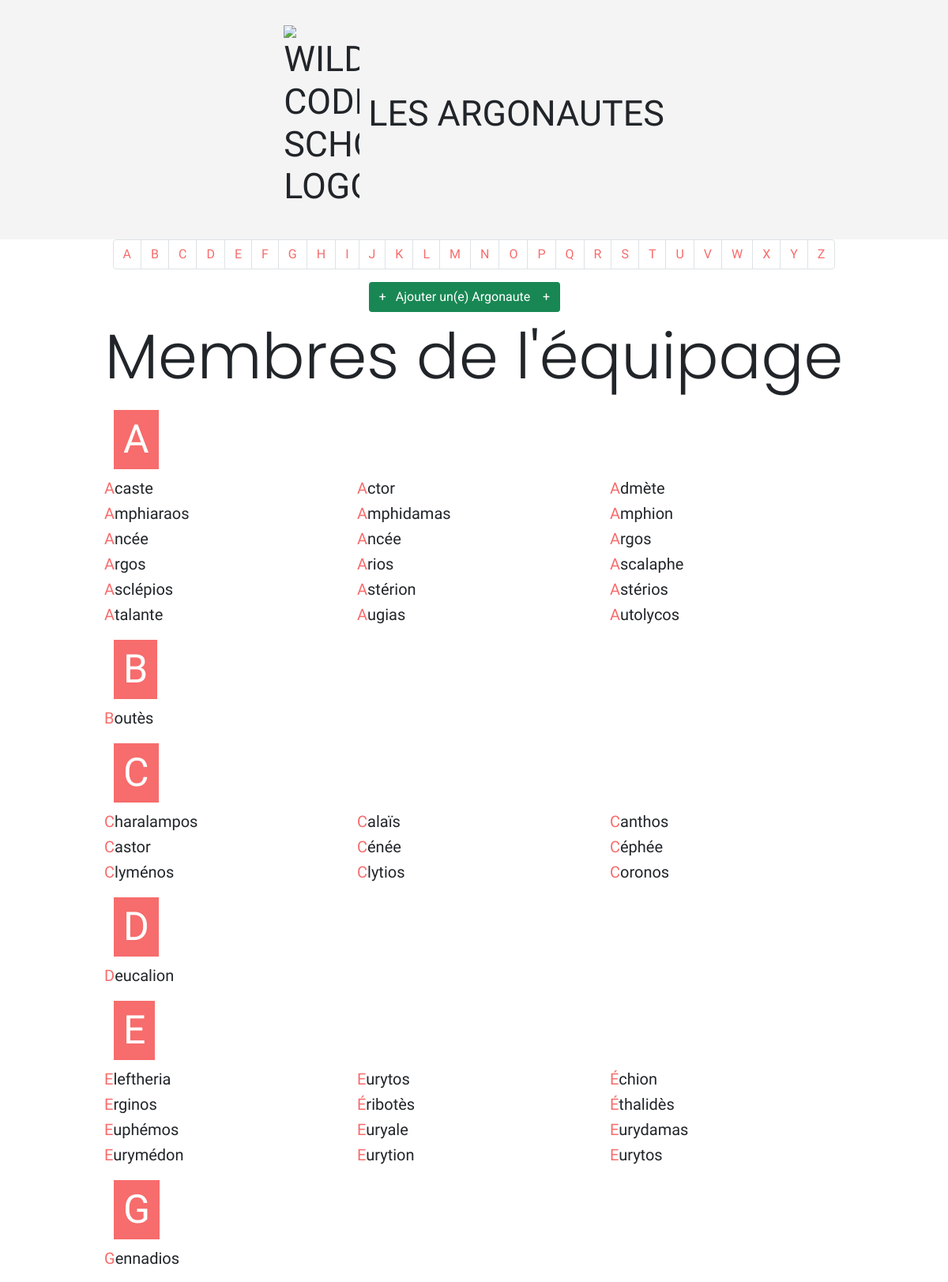
The page / (upper part) on the database its author committed.
### tables this page shows
CREATE TABLE `personnage` (
  `idPersonnage` int(11) NOT NULL,
  `nomPersonnage` text NOT NULL
);

### index.php (the view, shortened to what this page needs)
<?php
include "connectDB.php";
    $tabLettre = array('a', 'b', 'c', 'd', 'e', 'f', 'g', 'h', 'i', 'j', 'k', 'l', 'm', 'n', 'o', 'p', 'q', 'r', 's', 't', 'u', 'v', 'w', 'x', 'y', 'z');
?>
<!DOCTYPE html>
<html>
<head>
  <link href="https://cdn.jsdelivr.net/npm/bootstrap@5.1.2/dist/css/bootstrap.min.css" rel="stylesheet">
<link href="style.css" rel="stylesheet">
<link rel="stylesheet" href="https://cdnjs.cloudflare.com/ajax/libs/animate.css/4.1.1/animate.min.css"/>
</head>
<body>
<header>
  <h1>
    <img src="https://www.wildcodeschool.com/assets/logo_main-e4f3f744c8e717f1b7df3858dce55a86c63d4766d5d9a7f454250145f097c2fe.png" alt="Wild Code School logo" />
    Les Argonautes
  </h1>
</header>
<div class="container-fluid">
  <nav aria-label="Page navigation example">
    <ul class="pagination justify-content-center">
      <?php foreach ($tabLettre as $key => $value) { ?>
      <li class="page-item"><a class="page-link" href="#<?php echo($value); ?>" id="pagination"><?php echo $value; ?></a></li>
     <?php } ?>
    </ul>
  </nav>
</div>
<aside class="container-fluid row " id="buttonAjout">
	<div class="d-flex justify-content-center">
	  <button type="button" class="btn bg-success text-white" data-toggle="modal" data-target="#exampleModal" >
	    +&nbsp;&nbsp;&nbsp;Ajouter un(e) Argonaute &nbsp;&nbsp;&nbsp;+
	  </button>
  	</div>
</aside>
<main>
  <section class="member-list">
  <h1 class="display-1" id="memberEquipage">Membres de l'équipage</h1>
  <div class="container">
  <div class="row">
      <?php
        foreach ($tabLettre as $key => $value) {
          $req = $bdd->query("SELECT * FROM personnage WHERE nomPersonnage  LIKE  '".$value."%'");
          $afficherPersonnage = $req->fetch();
          if($afficherPersonnage != ""){
          ?>
          <div class=" col-12">
            <div class="d-flex justify-content-start col" id="<?php echo $value; ?>"><span class="premiereLettre"><?php echo $value; ?></span>
            </div>
          </div>
          <?php
           }
        $req = $bdd->query("SELECT * FROM personnage WHERE nomPersonnage  LIKE  '".$value."%'");
          while($afficherPersonnage = $req->fetch()){
      ?>
      <div class="col-4">
        <h6 class="display-6 nomPersonnage"><?php if(!empty($afficherPersonnage['nomPersonnage'])){echo htmlspecialchars($afficherPersonnage['nomPersonnage']);} ?></h6>
      </div>
  <?php
        }
      }
  ?>
</div>
</div>
  </section>
</main>
</body>
</html>

### style.css (style rules this page uses)
body { margin: 0; font-family: 'Roboto', sans-serif; }
h1, h2 { text-align: center; }
main { max-width: 960px; margin: 0 auto; }
header { background: #f4f4f4; text-align: center; padding: 2em; }
header img { max-width: 96px; }
header h1 { font-family: 'Spirax', cursive; text-transform: uppercase; font-size: 2.8em; }
aside { margin-bottom: 8px; }
#pagination { text-transform: capitalize; color: #f76c6c; font-family: 'Della Respira', serif; }
#memberEquipage { font-family: 'Poppins', sans-serif; }
#premiereLettre, .nomPersonnage::first-letter { color: #f76c6c; text-transform: capitalize; font-family: 'Della Respira', serif; }
.nomPersonnage { font-family: 'Della Respira', serif; font-size: 20px; }
.premiereLettre { padding: 0px 12px; margin: 12px 12px; font-size: 50px; color: white; background-color: #f76c6c; text-transform: capitalize; font-family: 'Della Respira', serif; }

### rows shown on the page
personnage: nomPersonnage "Acaste"
personnage: nomPersonnage "actor"
personnage: nomPersonnage "Admète"
personnage: nomPersonnage "Amphiaraos"
personnage: nomPersonnage "Amphidamas"
personnage: nomPersonnage "Amphion"
personnage: nomPersonnage "Ancée"
personnage: nomPersonnage "Ancée"
personnage: nomPersonnage "Argos"
personnage: nomPersonnage "Argos"
personnage: nomPersonnage "Arios"
personnage: nomPersonnage "Ascalaphe"
personnage: nomPersonnage "Asclépios"
personnage: nomPersonnage "Astérion"
personnage: nomPersonnage "Astérios"
personnage: nomPersonnage "Atalante"
personnage: nomPersonnage "Augias"
personnage: nomPersonnage "Autolycos"
personnage: nomPersonnage "Boutès"
personnage: nomPersonnage "Charalampos"
personnage: nomPersonnage "Calaïs"
personnage: nomPersonnage "Canthos"
personnage: nomPersonnage "Castor"
personnage: nomPersonnage "Cénée"
personnage: nomPersonnage "Céphée"
personnage: nomPersonnage "Clyménos"
personnage: nomPersonnage "Clytios"
personnage: nomPersonnage "Coronos"
personnage: nomPersonnage "Deucalion"
personnage: nomPersonnage "Eleftheria"
personnage: nomPersonnage "Eurytos"
personnage: nomPersonnage "Échion"
personnage: nomPersonnage "Erginos"
personnage: nomPersonnage "Éribotès"
personnage: nomPersonnage "Éthalidès"
personnage: nomPersonnage "Euphémos"
personnage: nomPersonnage "Euryale"
personnage: nomPersonnage "Eurydamas"
personnage: nomPersonnage "Eurymédon"
personnage: nomPersonnage "Eurytion"
personnage: nomPersonnage "Eurytos"
personnage: nomPersonnage "Gennadios"

### other values the page prints
$value "A"
$value "B"
$value "C"
$value "D"
$value "E"
$value "F"
$value "G"
$value "H"
$value "I"
$value "J"
$value "K"
$value "L"
$value "M"
$value "N"
$value "O"
